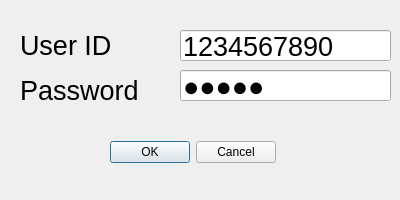
<?xml version="1.0" encoding="UTF-8"?>
<ui version="4.0">
 <class>loginForm</class>
 <widget class="QWidget" name="loginForm">
  <property name="geometry">
   <rect>
    <x>0</x>
    <y>0</y>
    <width>400</width>
    <height>200</height>
   </rect>
  </property>
  <property name="minimumSize">
   <size>
    <width>400</width>
    <height>200</height>
   </size>
  </property>
  <property name="maximumSize">
   <size>
    <width>400</width>
    <height>200</height>
   </size>
  </property>
  <property name="windowTitle">
   <string>Login</string>
  </property>
  <widget class="QLabel" name="label">
   <property name="geometry">
    <rect>
     <x>20</x>
     <y>30</y>
     <width>121</width>
     <height>31</height>
    </rect>
   </property>
   <property name="font">
    <font>
     <pointsize>20</pointsize>
    </font>
   </property>
   <property name="text">
    <string>User ID</string>
   </property>
  </widget>
  <widget class="QLabel" name="label_2">
   <property name="geometry">
    <rect>
     <x>20</x>
     <y>80</y>
     <width>131</width>
     <height>21</height>
    </rect>
   </property>
   <property name="font">
    <font>
     <pointsize>20</pointsize>
    </font>
   </property>
   <property name="text">
    <string>Password</string>
   </property>
  </widget>
  <widget class="QLineEdit" name="lineEdit">
   <property name="geometry">
    <rect>
     <x>180</x>
     <y>30</y>
     <width>211</width>
     <height>31</height>
    </rect>
   </property>
   <property name="font">
    <font>
     <pointsize>20</pointsize>
    </font>
   </property>
   <property name="text">
    <string>1234567890</string>
   </property>
  </widget>
  <widget class="QLineEdit" name="lineEdit_2">
   <property name="geometry">
    <rect>
     <x>180</x>
     <y>70</y>
     <width>211</width>
     <height>31</height>
    </rect>
   </property>
   <property name="font">
    <font>
     <pointsize>20</pointsize>
    </font>
   </property>
   <property name="text">
    <string>indar</string>
   </property>
   <property name="echoMode">
    <enum>QLineEdit::Password</enum>
   </property>
  </widget>
  <widget class="QDialogButtonBox" name="pbLogin">
   <property name="geometry">
    <rect>
     <x>110</x>
     <y>140</y>
     <width>166</width>
     <height>24</height>
    </rect>
   </property>
   <property name="standardButtons">
    <set>QDialogButtonBox::Cancel|QDialogButtonBox::Ok</set>
   </property>
  </widget>
 </widget>
 <resources/>
 <connections/>
</ui>
